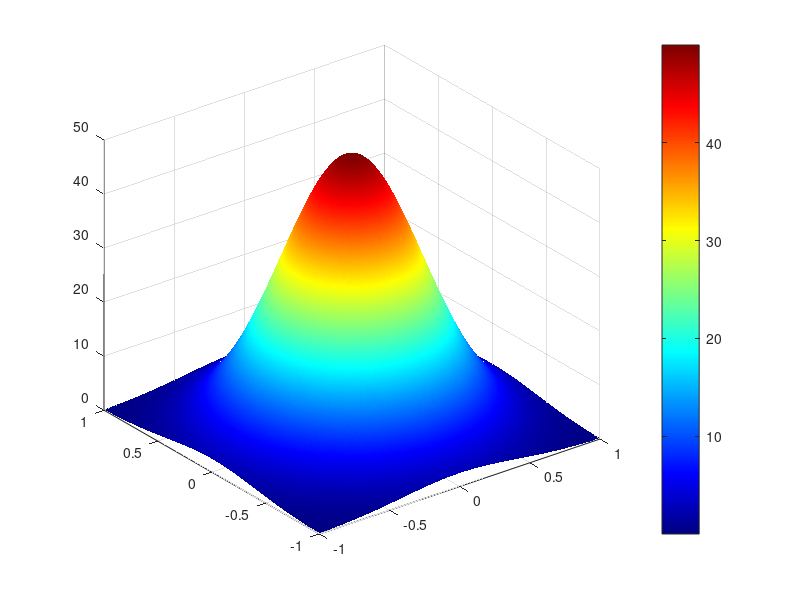
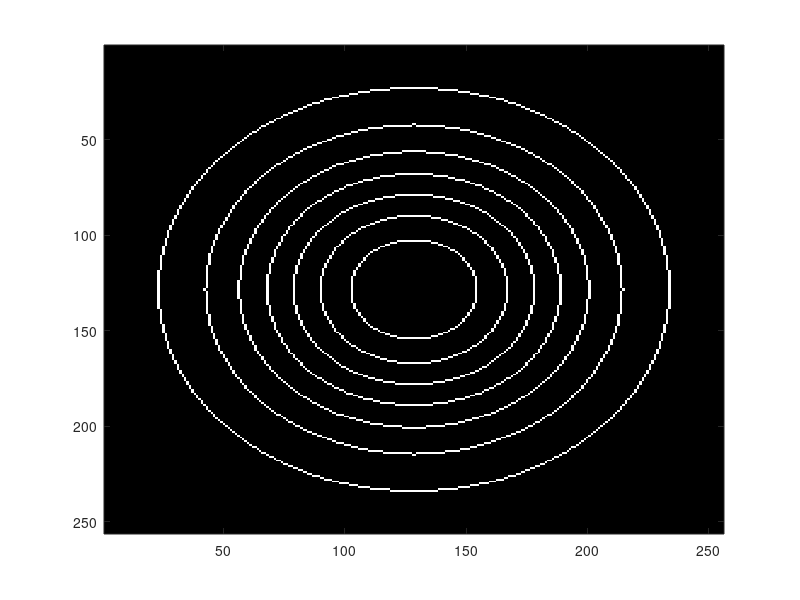

Source code (MATLAB) for these figures, in order:
n=256;
tau=0.7;
[xx,yy]=meshgrid(linspace(-1,1,n));
R=50*exp(-3*(xx.^2+yy.^2));
A=mod(R,2*pi);
lap=[-1 -1 -1; -1 8 -1; -1 -1 -1];

Dx=[0 0 0; -1 0 1; 0 0 0];
Dy=[0 -1 0,; 0 0 0; 0 1 0];

L=filter2(lap,A);
Lx=filter2(Dx,A);
Ly=filter2(Dy,A);
L=0*(abs(L/max(L(:))-1)<=tau)+(abs(L/min(L(:))-1)<=tau);
Lx=(Lx>0)-(Lx<0); Lx(L==0)=0;
Ly=(Ly>0)-(Ly<0); Ly(L==0)=0;

T=tril(ones(n));
Px=Lx*T';
Py=T*Ly;

figure(1);
surf(xx,yy,A-2*pi*min(Px,Py)); shading interp
colormap(jet(256));
colorbar();

figure(2);
imagesc(L);
colormap(gray(256));